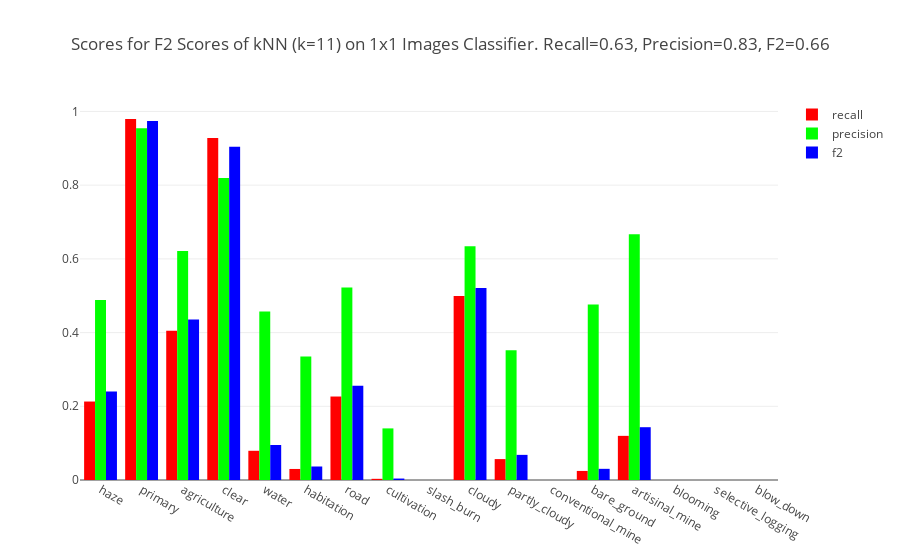

The notebook cell this image was saved under:
### Code cell
best_k = ks[numpy.argmax(knn_scores)]
knn = planet.predict.KNearestNeighbors(train_images, train_labels, k=best_k)
pred_labels_knn = knn.predict(test_images)

knn_fig = planet.predict.make_scores_plot(pred_labels_knn, test_labels, label_names, 'F2 Scores of kNN (k={}) on 1x1 Images'.format(best_k))
plotly.offline.iplot(knn_fig, filename=os.path.join(data_dir, 'knn_scores.html'))

### Figure 1 — Plotly figure (JSON) as saved in the notebook; plotly's stock layout.template omitted (floating-point values rounded to 4 significant figures)
{"data": [{"marker": {"color": "rgb(255, 0, 0)"}, "name": "recall", "type": "bar", "x": ["haze", "primary", "agriculture", "clear", "water", "habitation", "road", "cultivation", "slash_burn", "cloudy", "partly_cloudy", "conventional_mine", "bare_ground", "artisinal_mine", "blooming", "selective_logging", "blow_down"], "y": [0.2129, 0.9795, 0.405, 0.928, 0.07926, 0.02997, 0.2265, 0.00317, 0, 0.4991, 0.05674, 0, 0.02457, 0.1198, 0, 0, 0]}, {"marker": {"color": "rgb(0, 255, 0)"}, "name": "precision", "type": "bar", "x": ["haze", "primary", "agriculture", "clear", "water", "habitation", "road", "cultivation", "slash_burn", "cloudy", "partly_cloudy", "conventional_mine", "bare_ground", "artisinal_mine", "blooming", "selective_logging", "blow_down"], "y": [0.4881, 0.9541, 0.6216, 0.8194, 0.4574, 0.3354, 0.5227, 0.14, 0, 0.6342, 0.3522, 0, 0.4762, 0.6667, 0, 0, 0]}, {"marker": {"color": "rgb(0, 0, 255)"}, "name": "f2", "type": "bar", "x": ["haze", "primary", "agriculture", "clear", "water", "habitation", "road", "cultivation", "slash_burn", "cloudy", "partly_cloudy", "conventional_mine", "bare_ground", "artisinal_mine", "blooming", "selective_logging", "blow_down"], "y": [0.24, 0.9743, 0.4353, 0.904, 0.09496, 0.03664, 0.2555, 0.003941, 0, 0.5213, 0.06818, 0, 0.03032, 0.1433, 0, 0, 0]}], "layout": {"barmode": "group", "title": "Scores for F2 Scores of kNN (k=11) on 1x1 Images Classifier. Recall=0.63, Precision=0.83, F2=0.66"}}
